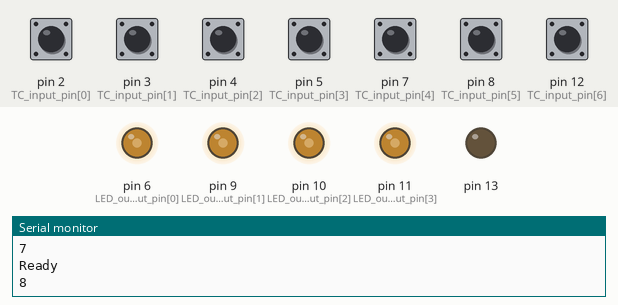
Bench run of a sketch on a simulated Arduino Uno, built with avr-gcc and run on an emulated ATmega328P. Parts: output pins drawn as LEDs (lit = HIGH), the last lines printed to the serial monitor. The inputs (shaded band) are chosen by the test bench; at power-on: pin 2 (TC_input_pin[0]), pin 3 (TC_input_pin[1]), pin 4 (TC_input_pin[2]), pin 5 (TC_input_pin[3]), pin 7 (TC_input_pin[4]), pin 8 (TC_input_pin[5]), pin 12 (TC_input_pin[6]) HIGH.

Above: at 1.2 s.
1.3 s: pin 2 (TC_input_pin[0]) pulled LOW for 1 s
At 2.26 s:
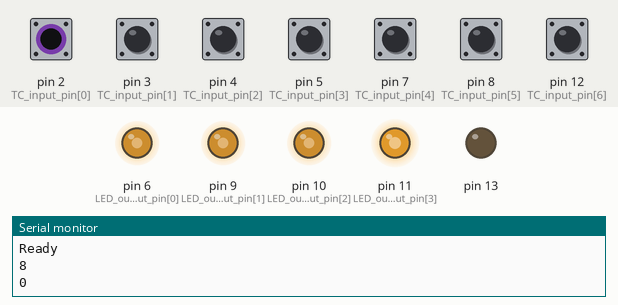
4.3 s: pin 7 (TC_input_pin[4]) pulled LOW for 1 s
At 4.95 s:
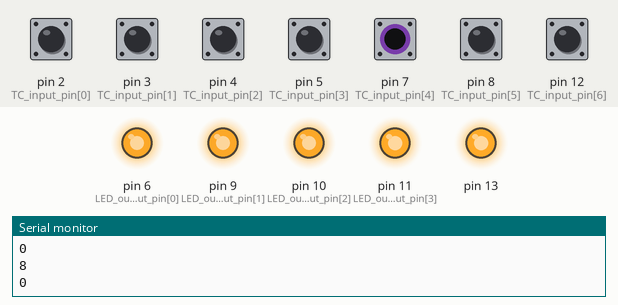
At 6.7 s:
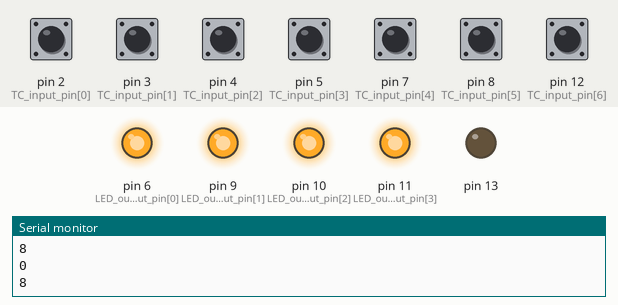
7.5 s: pin 3 (TC_input_pin[1]) pulled LOW for 1 s
11.0 s: pin 4 (TC_input_pin[2]) pulled LOW for 1 s
14.5 s: pin 5 (TC_input_pin[3]) pulled LOW for 1 s
18.0 s: pin 2 (TC_input_pin[0]) driven LOW and pin 3 (TC_input_pin[1]) driven LOW
At 24.15 s:
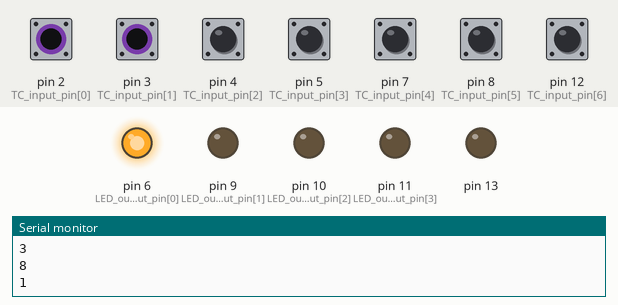
Timing chart, 0 to 24.4 s (numbered marks = the images above; inputs shaded):
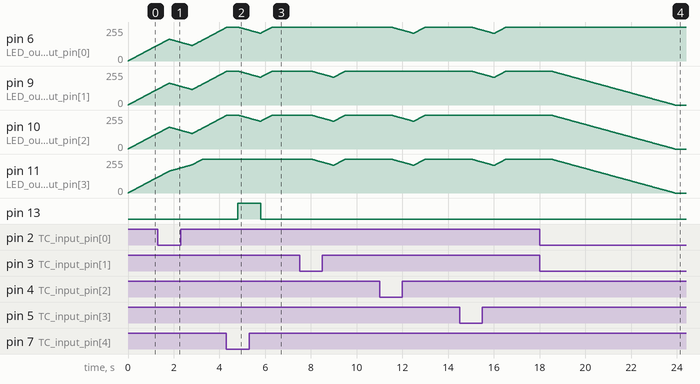

Measured:
- after the input at 4.3 s, pin 13: LOW → HIGH after 0.50 s, → LOW 1.0 s later
- after the input at 18.0 s, pin 9 (LED_output_pin[1]), pin 10 (LED_output_pin[2]), pin 11 (LED_output_pin[3]): moves from 255/255 to 0/255 over 5.4 s, starting after 0.50 s

The sketch:

Day_Night_Lighting.ino
```cpp
// Ruud Boer - April 2022
// Switch RGBW LED lighting to one of 9 states, with a fade between states
// States each with their own RGBW values:
// 0 Day light room
// 1 Evening light room
// 2 Night light room
// 3 Morning light room
// 4 Day dark room
// 5 Evening dark room
// 6 Night dark room
// 7 Morning dark room
// 8 Work light

//--------------------------------------------------------------------------------------------------
// Data to be filled in:
//--------------------------------------------------------------------------------------------------

#define FILTERTIME 500 // [ms] Switch inputs must be stable FILTERTIME ms before being accepted

byte TC_input_pin[]   = {2,3,4,5,7,8,12}; // Inputs (permanent switches), active 0, LOW, GND.
// 0 = pin  2 = Day
// 1 = pin  3 = Evening
// 2 = pin  4 = Night
// 3 = pin  5 = Morning
// 4 = pin  7 = Sequencer
// 5 = pin  8 = Work Light
// 6 = pin 12 = Change between setpoints for light or dark room

byte LED_output_pin[] = {6,9,10,11};   // Must be PWM outputs marked with ~

//                        RRR,GGG,BBB,WWW       state
byte light_state[9][4] ={{  0,  0,  0,255},  // 0 Day     light room
                         {255,  0,  0,  0},  // 1 Evening light room
                         {  0,255,  0,  0},  // 2 Night   light room
                         {  0,  0,255,  0},  // 3 Morning light room
                         {  0,  0,  0, 50},  // 4 Day     dark room
                         { 50,  0,  0,  0},  // 5 Evening dark room
                         {  0, 50,  0,  0},  // 6 Night   dark room
                         {  0,  0, 50,  0},  // 7 Morning dark room
                         {255,255,255,255}}; // 8 Work Light

int sequencer_time[]   = {9,9,9,9}; // [s] day, evening, night, morning
int fade_interval      = 20; // [ms] Higher number = slower fade, 10 equals 2.5 s
int fade_interval_wl   = 10; // [ms] Separate (faster) fade time for Work Light

//--------------------------------------------------------------------------------------------------
// End of configuration. Don't change anything below this line
//--------------------------------------------------------------------------------------------------

const int numinputs = sizeof(TC_input_pin); // How many inputs are in use with this Arduino
byte i, state, state_old, sequencer, R,G,B,W, Rtarget, Gtarget, Btarget, Wtarget;
byte sw[numinputs];
unsigned long time_to_change_state, time_for_fade_step, sw_time[numinputs];

void setup() {
  pinMode(13, OUTPUT);
  digitalWrite(13, 0);
  for (i = 0; i < numinputs; i++) {
    pinMode(TC_input_pin[i], INPUT_PULLUP);
    sw[i] = 1;
  }
  state = 8; // Start with Work Light
  Serial.begin(9600);
  Serial.println(numinputs);
  Serial.println("Ready");
}

void loop() {

  for (byte i=0; i<numinputs; i++) { // Read the switches with anti interference FILTERTIME
    byte reading = digitalRead(TC_input_pin[i]);
    if(reading==sw[i]) {
      sw_time[i] = millis();
    }
    else if(millis() > sw_time[i] + (unsigned long)FILTERTIME) {
      sw[i] = reading;
    }
  }

  if(!sw[4]) {
    sequencer = 1; // Sequencer enabled
    digitalWrite(13, 1);
  }
  else if(!sw[5]) {
    sequencer = 0;
    digitalWrite(13, 0);
    state = 8;
  }
  else {
    sequencer = 0; // Sequencer stopped
    digitalWrite(13, 0);
    state = 8;     // Work Light if no switch is active
    for (i = 0; i < 4; i++) { // Check switch inputs 0-3
      if(!sw[i]) state = i;
    }
  }

  if(sequencer) {
    if(millis() > time_to_change_state) {
      state = state + 1;       // Go to next state
      if(state > 3) state = 0; // After 'morning', restart cycle with 'day'
      time_to_change_state = millis() + sequencer_time[state] * 1000UL;
    }
  }

  if(state!=8 && !sw[6]) state = state + 4; // Set state to 4-7 for dark room setpoints
  if(state != state_old) {
    state_old = state;
    Serial.println(state);
    Rtarget = light_state[state][0];
    Gtarget = light_state[state][1];
    Btarget = light_state[state][2];
    Wtarget = light_state[state][3];
  }
  if(state!=8 && !sw[6]) state = state - 4; // Set state back to 0-3

  if(millis() > time_for_fade_step) {
    if(state==8) time_for_fade_step = millis() + (unsigned long)fade_interval_wl;
    else         time_for_fade_step = millis() + (unsigned long)fade_interval;
    if(R<Rtarget) R++; if(R>Rtarget) R--;
    if(G<Gtarget) G++; if(G>Gtarget) G--;
    if(B<Btarget) B++; if(B>Btarget) B--;
    if(W<Wtarget) W++; if(W>Wtarget) W--;
    analogWrite(LED_output_pin[0], R);
    analogWrite(LED_output_pin[1], G);
    analogWrite(LED_output_pin[2], B);
    analogWrite(LED_output_pin[3], W);
  }
}
```
